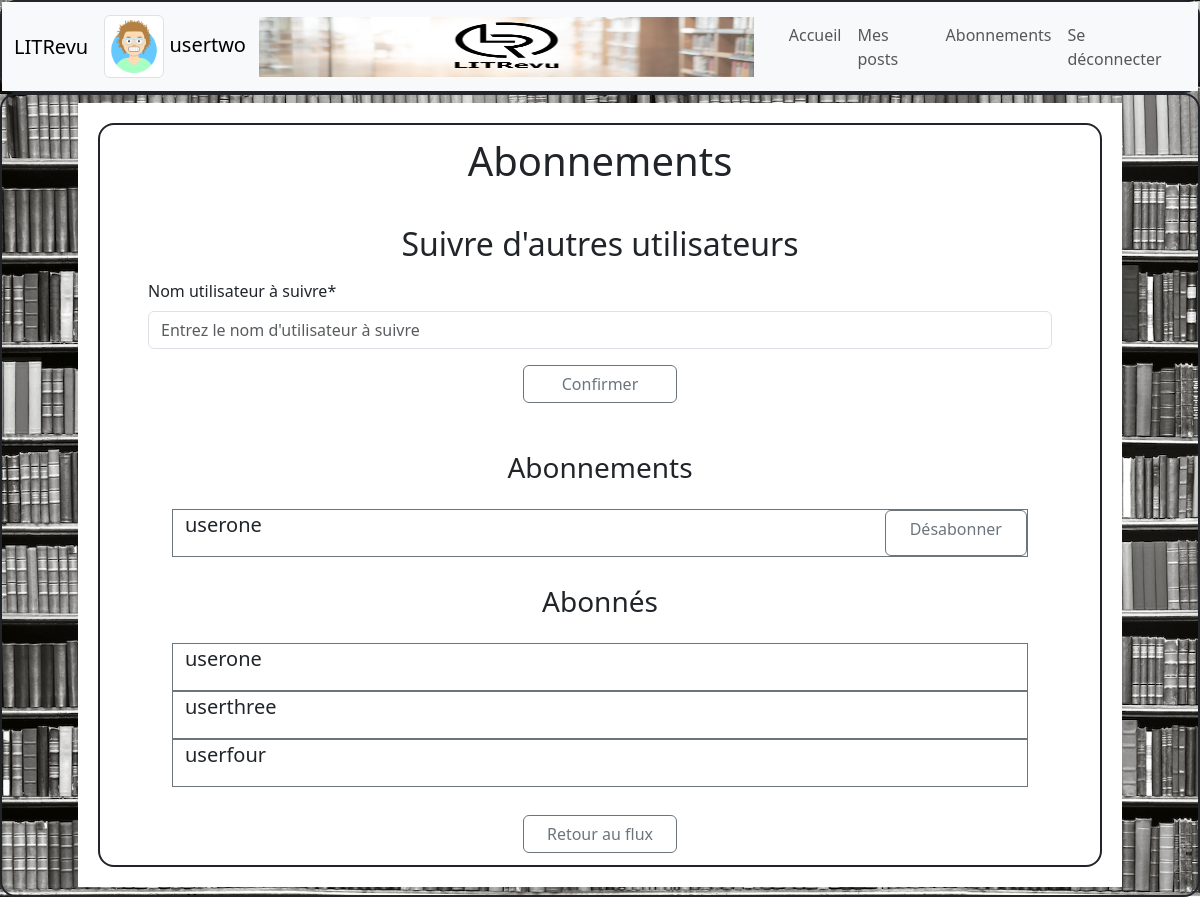
/follow-users/listing/ (signed in), run on the app's committed database.
### authentication/models.py (models this page shows)
class User(AbstractUser):
    profile_photo = models.ImageField(verbose_name="photo de profil")

### review/views.py (the view)
@login_required
def follow_users(request):
    followed_users_ids = models.UserFollows.objects.filter(
        user=request.user
    ).values_list("followed_user_id", flat=True)
    followers_ids = models.UserFollows.objects.filter(
        followed_user=request.user
    ).values_list("user_id", flat=True)
    print(
        "IDs des utilisateurs suivis par l'utilisateur connecté :",
        followed_users_ids,
    )
    print(
        "IDs des utilisateurs abonnés à l'utilisateur connecté :",
        followers_ids,
    )
    followed_users = User.objects.filter(
        id__in=followed_users_ids
    ).values_list("username", flat=True)
    followers = User.objects.filter(id__in=followers_ids).values_list(
        "username", flat=True
    )
    print(
        "Noms des utilisateurs suivis par l'utilisateur connecté :",
        followed_users,
    )
    print(
        "Noms des utilisateurs abonnés à l'utilisateur connecté :",
        followers,
    )
    if request.method == "POST":
        form = forms.FollowUsersForm(request.POST)
        if form.is_valid():
            username = form.cleaned_data["follows"]
            try:
                followed_user = User.objects.get(username=username)
                if followed_user != request.user:
                    models.UserFollows.objects.get_or_create(
                        user_id=request.user.id,
                        followed_user_id=followed_user.id,
                    )
                else:
                    messages.error(
                        request, "Vous ne pouvez pas vous abonner à vous-même."
                    )
                return redirect("/follow-users/listing/")
            except User.DoesNotExist:
                pass
    else:
        form = forms.FollowUsersForm()
    context = {
        "form": form,
        "followed_users": followed_users,
        "followers": followers,
    }
    return render(request, "review/follow_users.html", context=context)

### review/forms.py (shortened to what this page needs)
class FollowUsersForm(forms.ModelForm):
    follows = forms.CharField(
        label="Nom utilisateur à suivre",
        max_length=128,
        widget=forms.TextInput(
            attrs={"placeholder": "Entrez le nom d'utilisateur à suivre"}
        ),
    )
    class Meta:
        model = User
        fields = ["follows"]

### review/templates/review/follow_users.html (shortened to what this page needs)
{% extends 'base.html' %}
{% block content %}
  {% load static %}
  {% load crispy_forms_tags %}
  <div class="px-5 py-2 container">
    <div class="white-background">
      <div class="px-5 py-2 container border border-2 border-dark rounded-4">
        <div class="row pt-1 pb-3">
          <h1 class="col text-center">Abonnements</h1>
        </div>
        <div class="row pt-3 pb-1">
          <h2 class="col text-center">Suivre d'autres utilisateurs</h2>
        </div>
        <form class="row pt-1 pb-3 justify-content-center" method="post">
          {{ form|crispy }}
          <button class="col-2 btn btn-outline-secondary" type="submit">Confirmer</button>
        </form>
        <div class="row pt-3 pb-1">
          <h3 class="col text-center">Abonnements</h3>
        </div>
        <div class="row py-1">
          <div class="px-5 py-2 container">
            {% for followed_user in followed_users %}
              <div class="row border border-secondary">
                <p class="col-10">{{ followed_user }}</p>
                <a class="col-2 text-center btn btn-outline-secondary" href="{% url 'delete_follow' followed_user %}">Désabonner</a>
              </div>
            {% endfor %}
          </div>
        </div>
        <div class="row pt-3 pb-1">
          <h3 class="col text-center">Abonnés</h3>
        </div>
        <div class="row py-1">
          <div class="px-5 py-2 container">
            {% for follower in followers %}
              <div class="row border border-secondary">
                <p class="col">{{ follower }}</p>
              </div>
            {% endfor %}
          </div>
        </div>
        <div class="row pt-3 pb-1 justify-content-center">
          <a class="col-2 btn btn-outline-secondary" href="{% url 'home' %}">Retour au flux</a>
        </div>
      </div>
    </div>
  </div>
{% endblock %}

### templates/base.html (shortened to what this page needs)
{% load static %}
<html lang="fr" xmlns="http://www.w3.org/1999/html">
  <head>
    <link rel="stylesheet" href="{% static 'style.css' %}" />
    <link rel="stylesheet" href="{% static 'css/bootstrap.min.css' %}" />
    <link rel="stylesheet" href="{% static 'css/star-ratings.css' %}" />
  </head>
  <body>
    <div class="container-fluid border border-2 border-dark rounded-4 ml-3 p-0">
      <nav class="navbar navbar-expand-lg navbar-light bg-light" role="navigation" aria-label="Navigation principale">
        <div class="container-fluid">
          <a class="navbar-brand" role="navigation" aria-label="Retour page d accueil" href="{% url 'home' %}">LITRevu</a>
          {% if user.is_authenticated %}
            <a class="navbar-brand" href="{% url 'upload_profile_photo' %}">
              {% if user.profile_photo %}
                <img src="{{ user.profile_photo.url }}" alt="ProfilePicture" width="60" class="img-thumbnail d-inline-block align-text-center" />
              {% else %}
                <img src="{% static 'images/default_profile.png' %}" alt="ProfilePicture" width="60" class="img-thumbnail d-inline-block align-text-center" />
              {% endif %}
              {{ request.user }}
            </a>
            <a class="justify-content-center collapse navbar-collapse" role="navigation" aria-label="Retour page d'accueil"><img src="{% static 'images/banner.png' %}" class="banner-image" alt="Bannière" style="padding-bottom: 0px;margin-right: 0px;padding-left: 0px;margin-left: auto;padding-right: 27px;" width="522" height="60" /></a>
            <div class="collapse navbar-collapse" id="navbarNav">
              <ul class="navbar-nav ms-auto">
                <li class="nav-item">
                  <a class="nav-link" href="{% url 'home' %}">Accueil</a>
                </li>
                <li class="nav-item">
                  <a class="nav-link" href="{% url 'edit_post' %}">Mes posts</a>
                </li>
                <li class="nav-item">
                  <a class="nav-link" href="{% url 'follow_users' %}">Abonnements</a>
                </li>
                <li class="nav-item">
                  <a class="nav-link" href="{% url 'logout' %}">Se déconnecter</a>
                </li>
              </ul>
            </div>
          {% endif %}
        </div>
      </nav>
    </div>
    <div class="container-fluid border border-2 border-dark rounded-4 ml-3 p-0">
      {% block content %}
      {% endblock %}
    </div>
  </body>
</html>

### static/style.css (style rules this page uses)
body { background-image: url("/static/images/fond.jpg"); background-size: cover; background-position: center; }
p { font-size: 20px; }
.white-background { background-color: white; padding: 20px; }

### data on the page
User: profile_photo (picture), user "usertwo"

### other printed values
{{ followed_user }} "userone"
{{ follower }} "userone" "userthree" "userfour"
